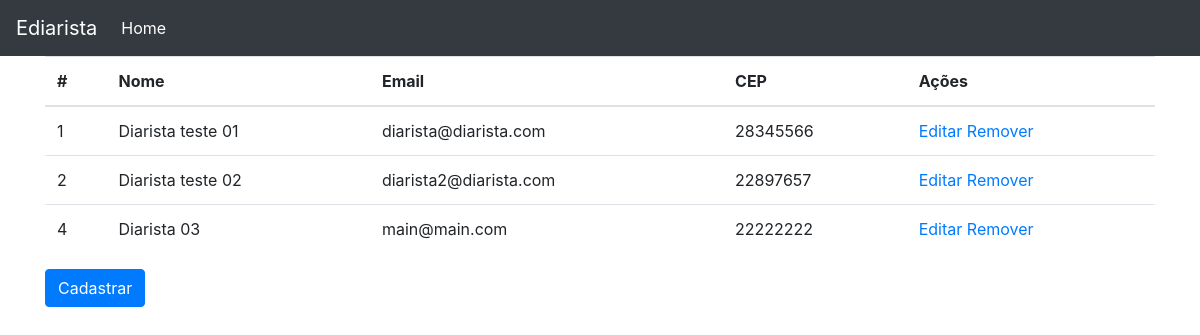
The app's page /web/listar_diaristas with its own data.
### web/models.py (models this page shows)
class Diarista(models.Model):
    nome_completo = models.CharField(max_length=100, null=False, blank=False)
    cpf = models.CharField(max_length=11, null=False, blank=False, unique=True)
    email = models.EmailField(null=False, blank=False, unique=True)
    telefone = models.CharField(max_length=11, null=False, blank=False)
    logradouro = models.CharField(max_length=60, null=False, blank=False)
    numero = models.IntegerField(null=False, blank=False)
    bairro = models.CharField(max_length=30, null=False, blank=False)
    complemento = models.CharField(max_length=100, null=False, blank=True)
    cep = models.CharField(max_length=8, null=False, blank=False)
    estado = models.CharField(max_length=2, null=False, blank=False)
    codigo_ibge = models.IntegerField(null=False, blank=False)
    foto_usuario = models.ImageField(null=False)

### web/views.py (the view)
# urls.py: path('listar_diaristas', listar_diaristas, name='listar_diaristas'),
def listar_diaristas(request):
    diaristas = Diarista.objects.all()
    return render(request, 'lista_diaristas.html', {'diaristas': diaristas})

### web/templates/lista_diaristas.html (shortened to what this page needs)
{% extends 'base.html'%}
{% load easy_mask %}
{% block 'body' %}
<table class="table">
    <thead>
    <tr>
        <th>#</th>
        <th>Nome</th>
        <th>Email</th>
        <th>CEP</th>
        <th>Ações</th>
    </tr>
    </thead>
    <tbody>
        {% for diarista in diaristas %}
            <tr>
                <td>{{diarista.id}}</td>
                <td>{{diarista.nome_completo}}</td>
                <td>{{diarista.email}}</td>
                <td>{{diarista.cep | cep}}</td>
                <td>
                    <a href="{% url 'editar_diarista' diarista.id %}">Editar</a>
                    <a href="{% url 'remover_diarista' diarista.id %}">Remover</a>
                </td>
            </tr>
        {% endfor %}
    </tbody>
</table>
<a href="{% url 'cadastrar_diarista' %}" class="btn btn-primary">Cadastrar</a>
{% endblock %}

### web/templates/base.html (shortened to what this page needs)
<!doctype html>
<html lang="pt-BR">
<head>
    <link rel="stylesheet" href="https://cdn.jsdelivr.net/npm/bootstrap@4.6.0/dist/css/bootstrap.min.css">
</head>
<body>
    <nav class="navbar navbar-expand-md navbar-dark bg-dark md-4">
        <a href="#" class="navbar-brand" href="#">Ediarista</a>
        <div class="collapse navbar-collapse" id="navbarCollapse">
            <ul class="navbar-nav mr-auto">
                <li class="navbar-item active">
                    <a href="{% url 'listar_diaristas' %}" class="nav-link">Home</a>
                </li>
            </ul>
        </div>
    </nav>
    <main role="main" class="container">
        {% block 'body'%}
        {% endblock %}
    </main>
</body>
</html>

### records on screen
Diarista: id "1", nome_completo "Diarista teste 01", email "diarista@diarista.com", cep|cep "28345566"
Diarista: id "2", nome_completo "Diarista teste 02", email "diarista2@diarista.com", cep|cep "22897657"
Diarista: id "4", nome_completo "Diarista 03", email "main@main.com", cep|cep "22222222"
